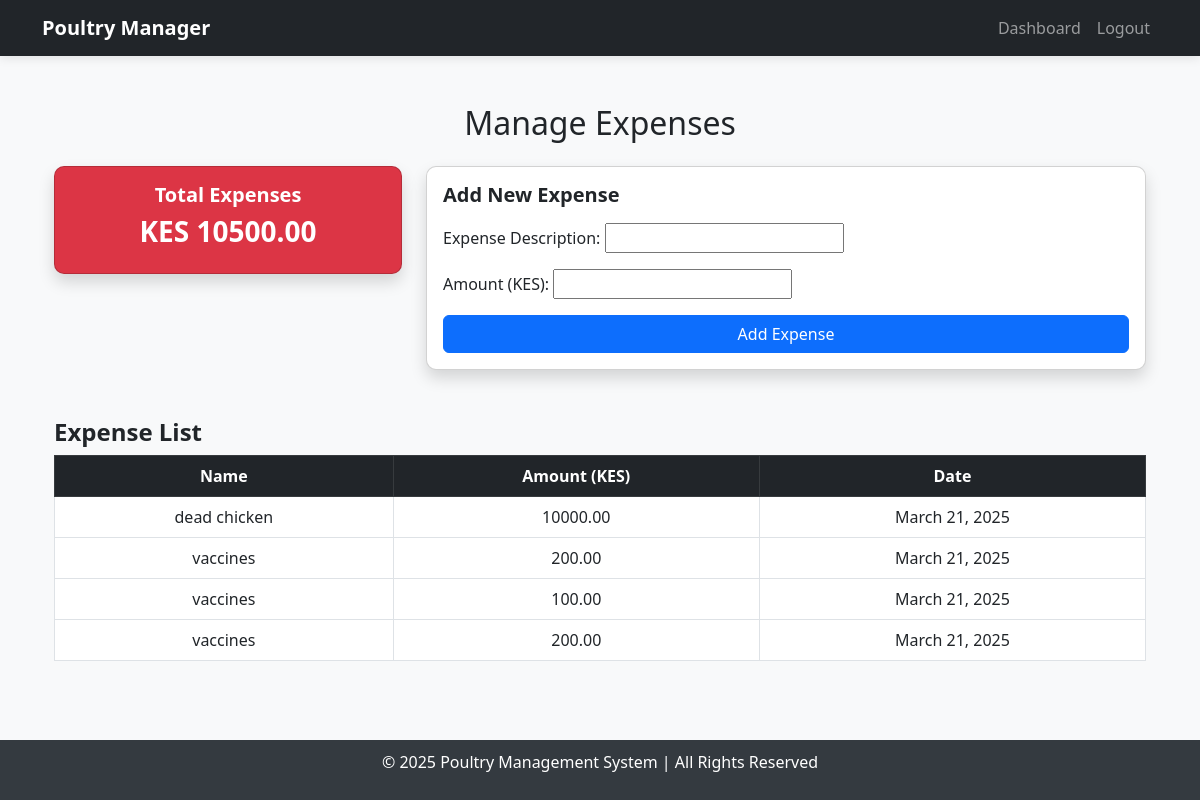
/expenses/ (signed in), run on an earlier commit of the app's database.
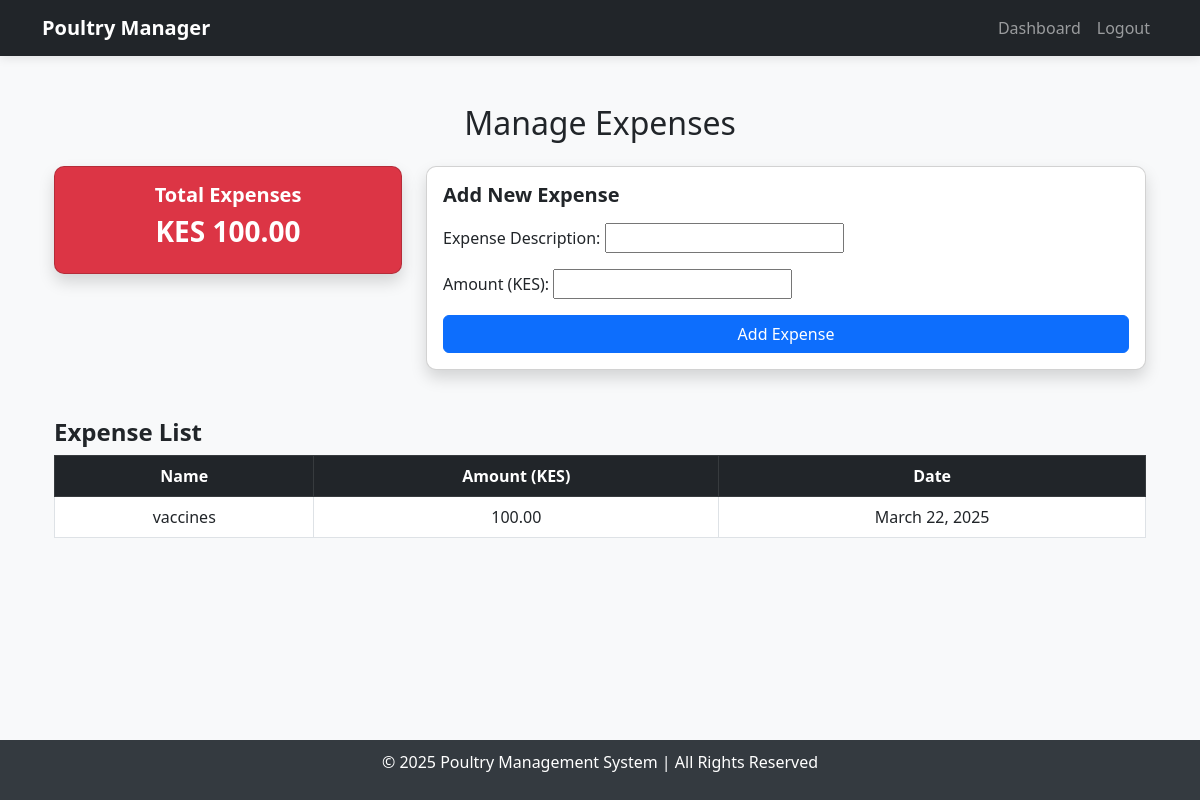
And on a later commit of the database.
### poultry/models.py (models this page shows, shortened)
class Expense(models.Model):
    description = models.CharField(max_length=200)
    amount = models.FloatField()
    related_sale = models.ForeignKey(Sale, on_delete=models.SET_NULL, null=True, blank=True)
    date = models.DateField(auto_now_add=True)

### poultry/views.py (the view)
# urls.py: path("expenses/", expenses_list, name="expenses_list"),
@login_required
def expenses_list(request):
    expenses = Expense.objects.all()
    total_expenses = sum(exp.amount for exp in expenses)
    if request.method == "POST":
        form = ExpenseForm(request.POST)
        if form.is_valid():
            form.save()
            messages.success(request, "Expense added successfully!")
            return redirect("expenses_list")
    else:
        form = ExpenseForm()
    context = {
        "expenses": expenses,
        "total_expenses": total_expenses,
        "form": form
    }
    return render(request, "poultry/expenses.html", context)

### poultry/forms.py
class ExpenseForm(forms.ModelForm):
    class Meta:
        model = Expense
        fields = ['description', 'amount']
        labels = {
            'description': 'Expense Description',
            'amount': 'Amount (KES)'
        }

### poultry/templates/poultry/expenses.html (shortened to what this page needs)
{% extends 'base.html' %}
{% block content %}
<div class="container mt-4">
    <h2 class="text-center mb-4">Manage Expenses</h2>
    <div class="row g-4">
        <div class="col-md-4">
            <div class="card shadow bg-danger text-white text-center">
                <div class="card-body">
                    <h5 class="fw-bold">Total Expenses</h5>
                    <h3 class="fw-bold">KES {{ total_expenses|floatformat:2 }}</h3>
                </div>
            </div>
        </div>
        <div class="col-md-8">
            <div class="card shadow">
                <div class="card-body">
                    <h5 class="fw-bold">Add New Expense</h5>
                    <form method="POST" class="mt-3">
                        <div class="mb-3">{{ form.as_p }}</div>
                        <button type="submit" class="btn btn-primary w-100">Add Expense</button>
                    </form>
                </div>
            </div>
        </div>
    </div>
    <div class="mt-5">
        <h4 class="fw-bold">Expense List</h4>
        <div class="table-responsive">
            <table class="table table-hover table-bordered text-center align-middle">
                <thead class="table-dark">
                    <tr>
                        <th>Name</th>
                        <th>Amount (KES)</th>
                        <th>Date</th>
                    </tr>
                </thead>
                <tbody>
                    {% for expense in expenses %}
                    <tr>
                        <td>{{ expense.description }}</td>
                        <td>{{ expense.amount|floatformat:2 }}</td>
                        <td>{{ expense.date }}</td>
                    </tr>
                    {% empty %}
                    <tr>
                        <td colspan="3" class="text-center text-muted">No expenses recorded.</td>
                    </tr>
                    {% endfor %}
                </tbody>
            </table>
        </div>
    </div>
</div>
{% endblock %}

What changed in the data, as far as the page shows it:
removed Expense: description "dead chicken", amount "10000.00", date "March 21, 2025"
removed Expense: description "vaccines", amount "200.00", date "March 21, 2025"
removed Expense: description "vaccines", amount "100.00", date "March 21, 2025"
removed Expense: description "vaccines", amount "200.00", date "March 21, 2025"
added Expense: description "vaccines", amount "100.00", date "March 22, 2025"
Also different on the page:
{{ total_expenses|floatformat:2 }}: "10500.00" → "100.00"
